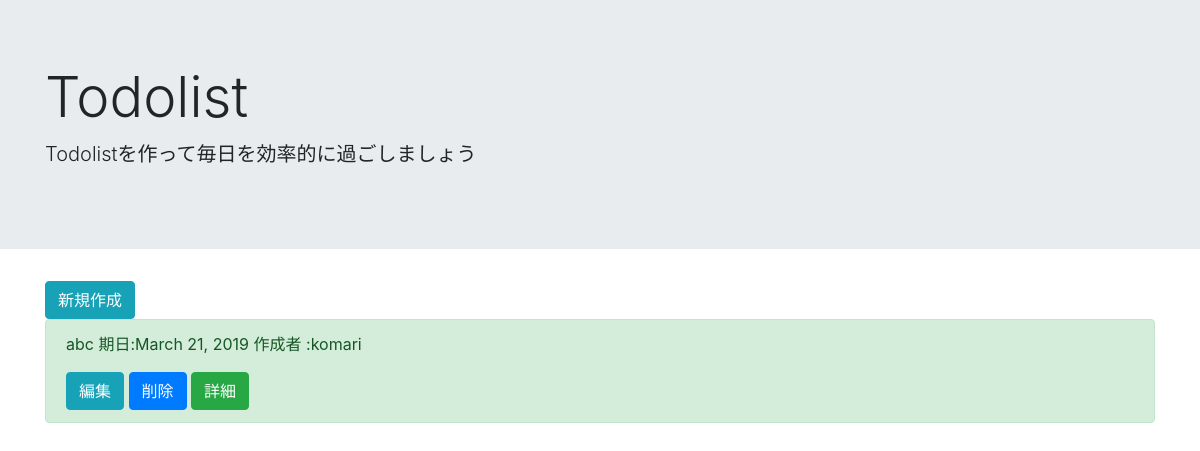
The page /list/ on the database as committed earlier.
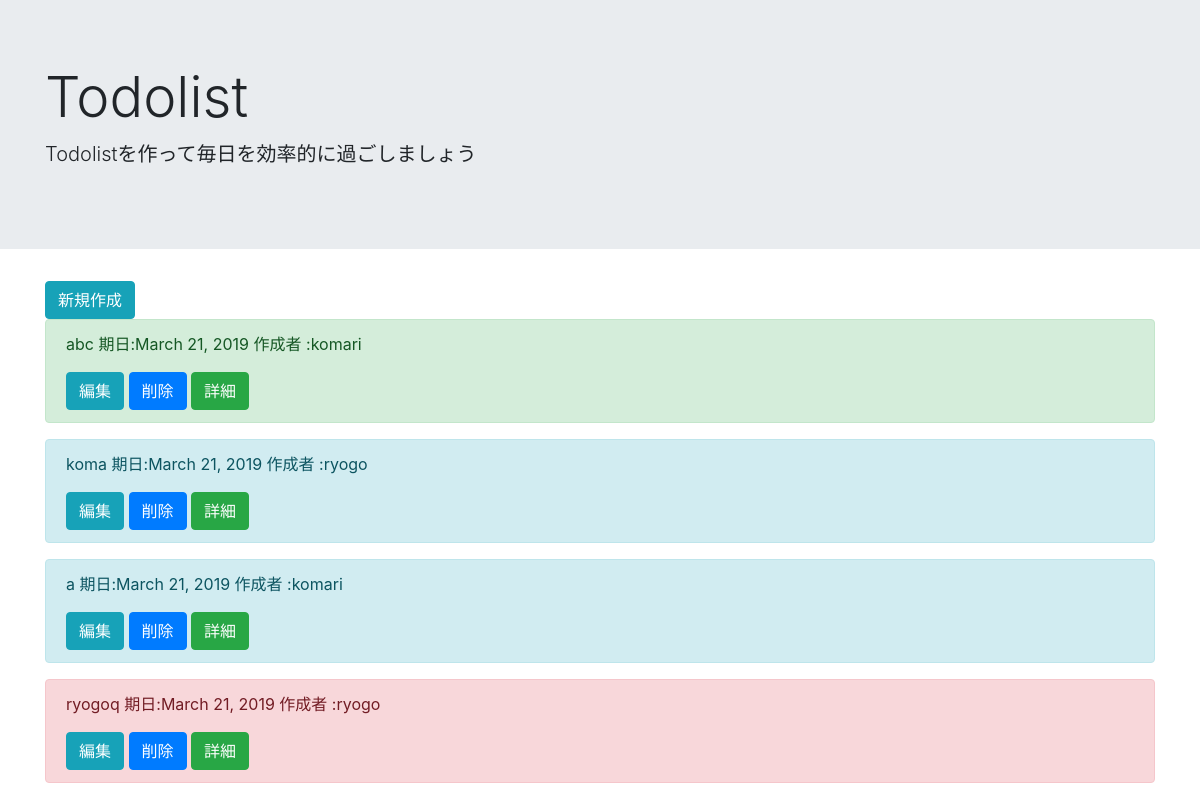
The same page on the database as committed later.
### todo/models.py (models this page shows, shortened)
class TodoModel(models.Model):
    titile = models.CharField(max_length = 100)
    author = models.CharField(max_length=100)
    memo = models.TextField()
    priority = models.CharField(
        max_length = 50,
        choices = PRIORITY,
        )
    duedate = models.DateField()

### todo/views.py (the view)
# urls.py: path('list/',TodoList.as_view(),name = 'list'),
class TodoList(ListView):
    template_name = 'list.html'
    model = TodoModel

### templates/list.html
{% extends 'base.html' %} {%block header%}
<div class="jumbotron jumbotron-fluid">
    <div class="container">
        <h1 class="display-4">Todolist</h1>
        <p class="lead">Todolistを作って毎日を効率的に過ごしましょう</p>
    </div>
</div> {%endblock header%} {% block content %}
<div class="container">
    <a href="{%url 'create'%}" class="btn btn-info" tabindex="-1" role="button" aria-disabled='true'>新規作成</a> {% for item in object_list %}
    <div class="alert alert-{{item.priority}}" role="alert">
        <p>{{item.titile}} 期日:{{item.duedate}} 作成者 :{{item.author}}</p>
        <a href="{%url 'update' item.pk %}" class="btn btn-info  " tabindex="-1" role="button" aria-disabled="true">編集</a>
        <a href="{%url 'delete' item.pk %}" class="btn btn-primary " tabindex="-1" role="button" aria-disabled="true">削除</a>
        <a href="{%url 'detail' item.pk %}" class="btn btn-success  " tabindex="-1" role="button" aria-disabled="true">詳細</a>
    </div>
    {%endfor%}</div>{% endblock content %}

### templates/base.html (shortened to what this page needs)
<!doctype html>
<html lang="en">
<head>
    <link rel="stylesheet" href="https://stackpath.bootstrapcdn.com/bootstrap/4.4.1/css/bootstrap.min.css">
</head>
<body>
    {% block header %} {% endblock header %} {% block content %} {% endblock content %}
</body>
</html>

Rows that differ between the two databases and show on the page:
added TodoModel: titile "koma", duedate "March 21, 2019", author "ryogo"
added TodoModel: titile "a", duedate "March 21, 2019", author "komari"
added TodoModel: titile "ryogoq", duedate "March 21, 2019", author "ryogo", priority "danger" (drawn)
